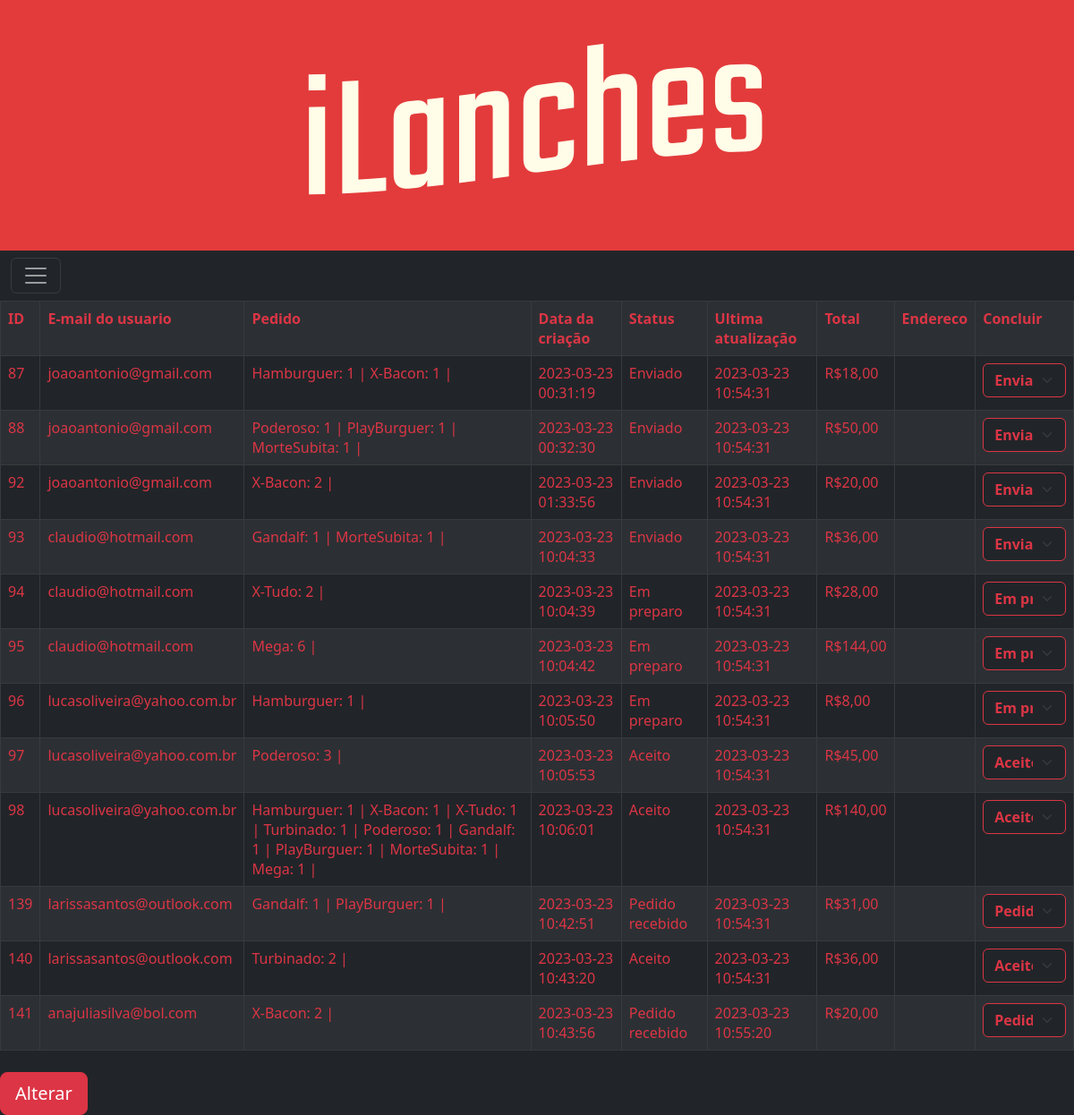
Screenshot of /Codigo/php/funcionario/pedidos_funcionario.php (signed in) with the database file from the repository.
### tables this page shows
CREATE TABLE `pedidos` (
  `pedidoId` int(11) NOT NULL,
  `user_id` int(11) NOT NULL,
  `lanches` varchar(300) NOT NULL,
  `criacao_pedido` datetime NOT NULL DEFAULT current_timestamp(),
  `ultima_atualizacao` datetime NOT NULL,
  `status` varchar(20) NOT NULL,
  `preco` float NOT NULL
);

CREATE TABLE `usuario` (
  `id` int(11) NOT NULL,
  `nome` varchar(70) NOT NULL,
  `email` varchar(70) NOT NULL,
  `senha` varchar(40) NOT NULL,
  `rua` varchar(70) NOT NULL,
  `numero` int(6) NOT NULL,
  `complemento` varchar(70) NOT NULL,
  `bairro` varchar(70) NOT NULL
);

### Codigo/php/funcionario/pedidos_funcionario.php (the view, shortened to what this page needs)
<?php
include("db_connect.php");
?>
</html>
<!DOCTYPE html>
<html lang="en">
<head>
    <link href="https://cdn.jsdelivr.net/npm/bootstrap@5.3.0-alpha1/dist/css/bootstrap.min.css" rel="stylesheet"
>
    <link rel="stylesheet" href="../../css/style.css">
</head>
<body class="bg-dark">
    <div class="titulo mx-auto">
        <img src="../../images/titulo.png" alt="iLanches Titulo" >
    </div>
    <div>
        <nav class="navbar navbar-dark bg-dark">
            <div class="container-fluid">
                <button class="navbar-toggler" type="button" data-bs-toggle="offcanvas"
                    data-bs-target="#offcanvasDarkNavbar" aria-controls="offcanvasDarkNavbar">
                    <span class="navbar-toggler-icon"></span>
                </button>
            </div>
        </nav>
    </div>
    <form action="<?php echo $_SERVER['PHP_SELF']; ?>" method="post">
    <?php
    $sql = "SELECT * FROM pedidos INNER JOIN usuario ON usuario.id = pedidos.user_id WHERE NOT status = 'Concluido' AND NOT status = 'Cancelado'";
    $sql2 = "SELECT pedidoID FROM pedidos WHERE NOT status = 'Concluido' AND NOT status = 'Cancelado'" ;
    $resultado2 = mysqli_query($conn, $sql2);
    $pedidos = mysqli_fetch_all($resultado2);
    $resultado = mysqli_query($conn, $sql);
    if (mysqli_num_rows($resultado) > 0) {
        echo "<table class='table table-dark table-bordered table-striped'>";
        echo "<tr>";
        echo "<th class='text-danger'>ID</th>";
        echo "<th class='text-danger'>E-mail do usuario</th>";
        echo "<th class='text-danger'>Pedido</th>";
        echo "<th class='text-danger'>Data da criação</th>";
        echo "<th class='text-danger'>Status</th>";
        echo "<th class='text-danger'>Ultima atualização</th>";
        echo "<th class='text-danger'>Total</th>";
        echo "<th class='text-danger'>Endereco</th>";
        echo "<th class='text-danger'>Concluir</th>";
        echo "</tr>";
        $i=0;
        while ($row = mysqli_fetch_assoc($resultado)) {
            ?>
            <tr>
            <td class="text-danger"><?php echo $row["pedidoId"]; ?> </td>
            <td class="text-danger"><?php echo $row["email"]; ?> </td>
            <td class="text-danger"><?php echo $row["lanches"] ;?> </td>
            <td class="text-danger"><?php echo $row["criacao_pedido"]; ?> </td>
            <td class="text-danger"><?php echo $row["status"]; ?> </td>
            <td class="text-danger"><?php echo $row["ultima_atualizacao"]; ?> </td>
            <td class="text-danger"><?php echo "R$" . $row["preco"] . ",00" ?> </td>
            <td class="text-danger"><?php echo $row["endereco"]; ?> </td>
            <td>      <select name="<?php echo $pedidos[$i][0]; ?>status" id="<?php echo $pedidos[$i][0]; ?>status"  placeholder="" class="form-select text-danger bg-dark border-danger fw-semibold">
                                <option value='<?php echo $row["status"]; ?>' selected hidden><?php echo $row["status"]; ?></option>
                            </select>
                </td>
            </tr>
            <?php
            $i++;
        }
        echo "</table>";
    } else {
        echo "Nenhum resultado encontrado.";
    }
    if(mysqli_num_rows($resultado) > 0){
        ?>
           <input type="submit" name="alterarStatus"  class="mt-2 btn btn-lg btn-danger" value="Alterar">
        <?php
        }
        else{
            echo "<center><h4 class='text-danger' > Não há pedidos para serem modificados o status </h4></center>";
        }
        ?>
    </form>
</body>
</html>

### Codigo/css/style.css (style rules this page uses)
* { margin:0; padding:0; border:0; }
body { background-color: #efe3d1; }
.titulo { height: 35vh; display:flex; align-items: center; justify-content: center; background-color: #e33b3b; }

### rows the page displays
pedidos: pedidoId "87", user.email "joaoantonio@gmail.com", lanches "Hamburguer: 1 | X-Bacon: 1 |", criacao_pedido "2023-03-23 00:31:19", status "Enviado", ultima_atualizacao "2023-03-23 10:54:31", preco "18", status+pedidoId "Enviado"
pedidos: pedidoId "88", user.email "joaoantonio@gmail.com", lanches "Poderoso: 1 | PlayBurguer: 1 | MorteSubita: 1 |", criacao_pedido "2023-03-23 00:32:30", status "Enviado", ultima_atualizacao "2023-03-23 10:54:31", preco "50", status+pedidoId "Enviado"
pedidos: pedidoId "92", user.email "joaoantonio@gmail.com", lanches "X-Bacon: 2 |", criacao_pedido "2023-03-23 01:33:56", status "Enviado", ultima_atualizacao "2023-03-23 10:54:31", preco "20", status+pedidoId "Enviado"
pedidos: pedidoId "93", user.email "claudio@hotmail.com", lanches "Gandalf: 1 | MorteSubita: 1 |", criacao_pedido "2023-03-23 10:04:33", status "Enviado", ultima_atualizacao "2023-03-23 10:54:31", preco "36", status+pedidoId "Enviado"
pedidos: pedidoId "94", user.email "claudio@hotmail.com", lanches "X-Tudo: 2 |", criacao_pedido "2023-03-23 10:04:39", status "Em preparo", ultima_atualizacao "2023-03-23 10:54:31", preco "28", status+pedidoId "Em preparo"
pedidos: pedidoId "95", user.email "claudio@hotmail.com", lanches "Mega: 6 |", criacao_pedido "2023-03-23 10:04:42", status "Em preparo", ultima_atualizacao "2023-03-23 10:54:31", preco "144", status+pedidoId "Em preparo"
pedidos: pedidoId "96", user.email "lucasoliveira@yahoo.com.br", lanches "Hamburguer: 1 |", criacao_pedido "2023-03-23 10:05:50", status "Em preparo", ultima_atualizacao "2023-03-23 10:54:31", preco "8", status+pedidoId "Em preparo"
pedidos: pedidoId "97", user.email "lucasoliveira@yahoo.com.br", lanches "Poderoso: 3 |", criacao_pedido "2023-03-23 10:05:53", status "Aceito", ultima_atualizacao "2023-03-23 10:54:31", preco "45", status+pedidoId "Aceito"
pedidos: pedidoId "98", user.email "lucasoliveira@yahoo.com.br", lanches "Hamburguer: 1 | X-Bacon: 1 | X-Tudo: 1 | Turbinado: 1 | Poderoso: 1 | Gandalf: 1 | PlayBurguer: 1 | MorteSubita: 1 | Mega: 1 |", criacao_pedido "2023-03-23 10:06:01", status "Aceito", ultima_atualizacao "2023-03-23 10:54:31", preco "140", status+pedidoId "Aceito"
pedidos: pedidoId "139", user.email "larissasantos@outlook.com", lanches "Gandalf: 1 | PlayBurguer: 1 |", criacao_pedido "2023-03-23 10:42:51", status "Pedido recebido", ultima_atualizacao "2023-03-23 10:54:31", preco "31", status+pedidoId "Pedido recebido"
pedidos: pedidoId "140", user.email "larissasantos@outlook.com", lanches "Turbinado: 2 |", criacao_pedido "2023-03-23 10:43:20", status "Aceito", ultima_atualizacao "2023-03-23 10:54:31", preco "36", status+pedidoId "Aceito"
pedidos: pedidoId "141", user.email "anajuliasilva@bol.com", lanches "X-Bacon: 2 |", criacao_pedido "2023-03-23 10:43:56", status "Pedido recebido", ultima_atualizacao "2023-03-23 10:55:20", preco "20", status+pedidoId "Pedido recebido"
